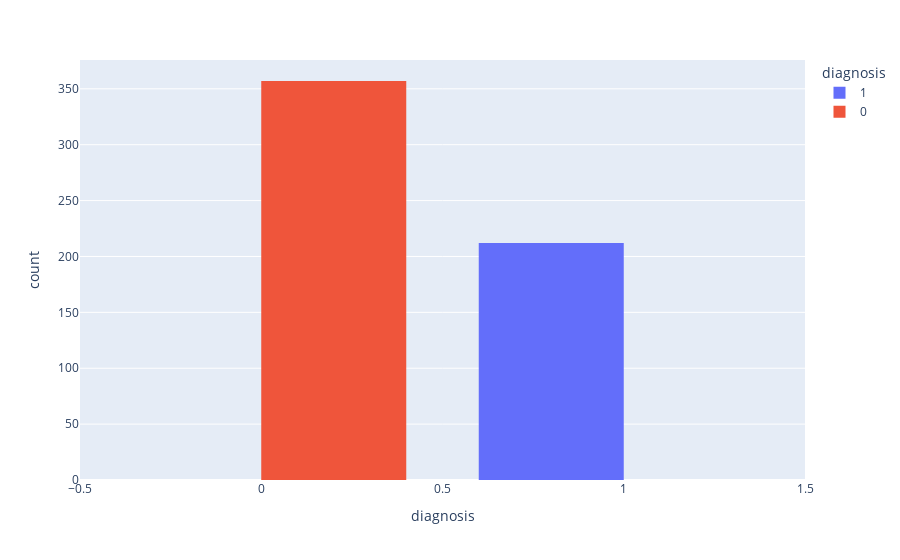

Notebook code cell kept with this figure:
### Code cell
fig= px.histogram(Breast_Cancer_df, x='diagnosis',color='diagnosis', barmode='group')
fig.show()

### Figure 1 — Plotly figure (JSON) as saved in the notebook; plotly's stock layout.template omitted (floating-point values rounded to 4 significant figures; data arrays with more than 128 entries replaced by an {"elided": "..."} marker saying what was removed)
{"data": [{"alignmentgroup": "True", "bingroup": "x", "hovertemplate": "diagnosis=%{x}<br>count=%{y}<extra></extra>", "legendgroup": "1", "marker": {"color": "#636efa", "pattern": {"shape": ""}}, "name": "1", "offsetgroup": "1", "orientation": "v", "showlegend": true, "x": {"elided": "212 int values"}, "xaxis": "x", "yaxis": "y", "type": "histogram"}, {"alignmentgroup": "True", "bingroup": "x", "hovertemplate": "diagnosis=%{x}<br>count=%{y}<extra></extra>", "legendgroup": "0", "marker": {"color": "#EF553B", "pattern": {"shape": ""}}, "name": "0", "offsetgroup": "0", "orientation": "v", "showlegend": true, "x": {"elided": "357 int values"}, "xaxis": "x", "yaxis": "y", "type": "histogram"}], "layout": {"xaxis": {"anchor": "y", "domain": [0, 1], "title": {"text": "diagnosis"}, "categoryorder": "array", "categoryarray": [1, 0], "type": "linear", "range": [-0.5, 1.5], "autorange": true}, "yaxis": {"anchor": "x", "domain": [0, 1], "title": {"text": "count"}, "range": [0, 375.8], "autorange": true}, "legend": {"title": {"text": "diagnosis"}, "tracegroupgap": 0}, "margin": {"t": 60}, "barmode": "group", "autosize": true}}
